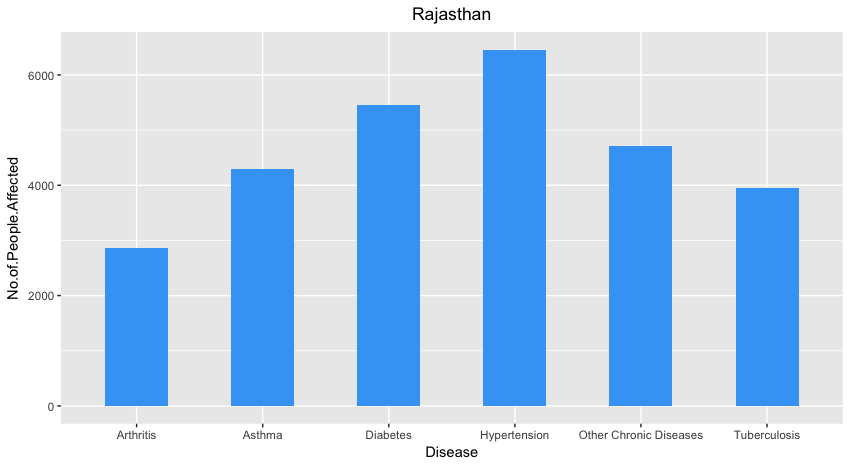

The script that drew this image:
#Bar Graph for Disease Vs Number of People Affected
library(ggplot2)
graphone<-read.csv("barmer.csv",TRUE,",")
class(graphone)
ggplot(data=graphone, aes(x=Disease, y=No.of.People.Affected)) + geom_bar(stat="identity",width = 0.5,fill = "#42A5F5")+ggtitle("Rajasthan") +
  theme(plot.title = element_text(hjust = 0.5))
